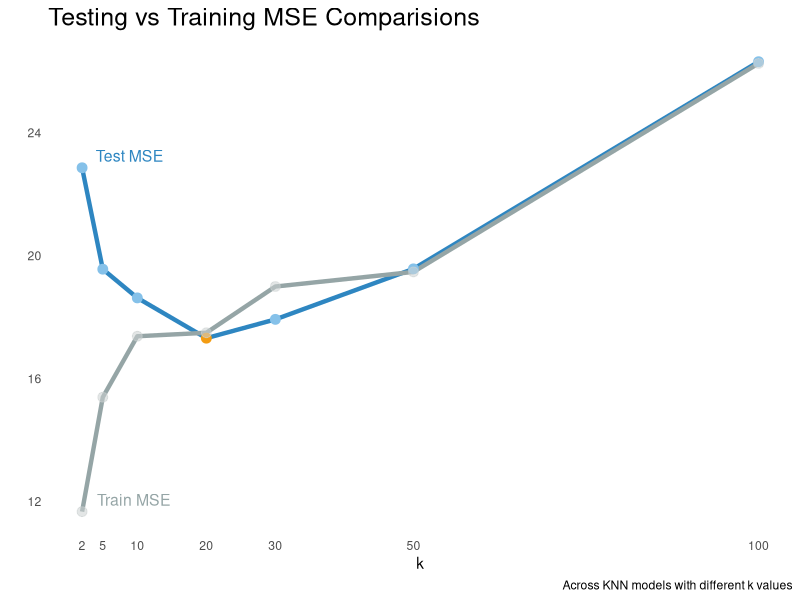
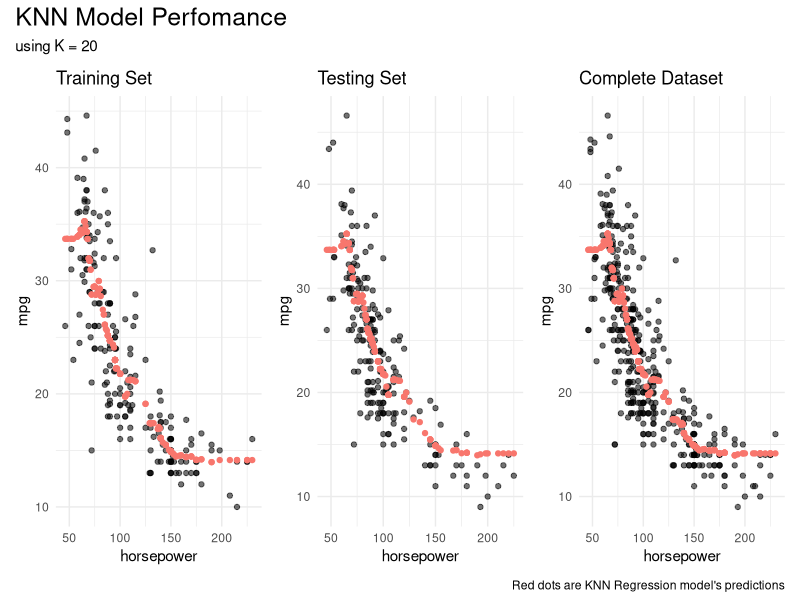
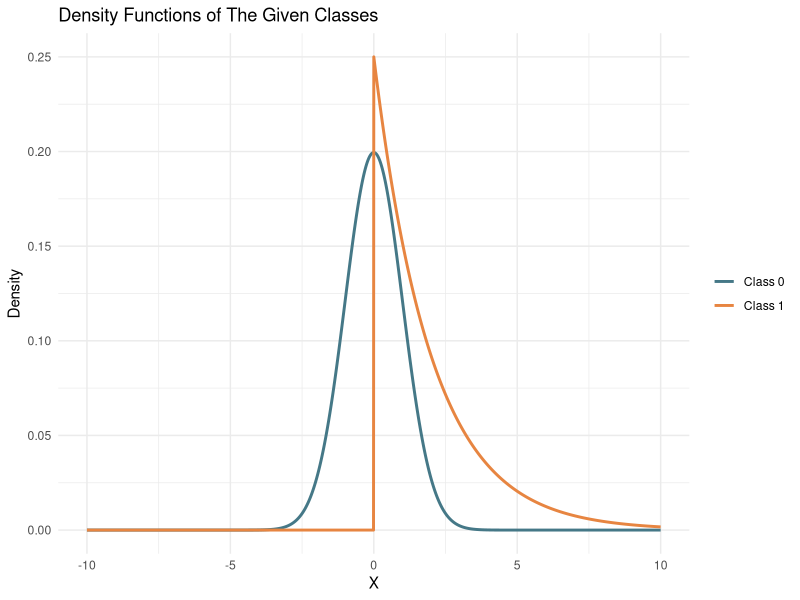
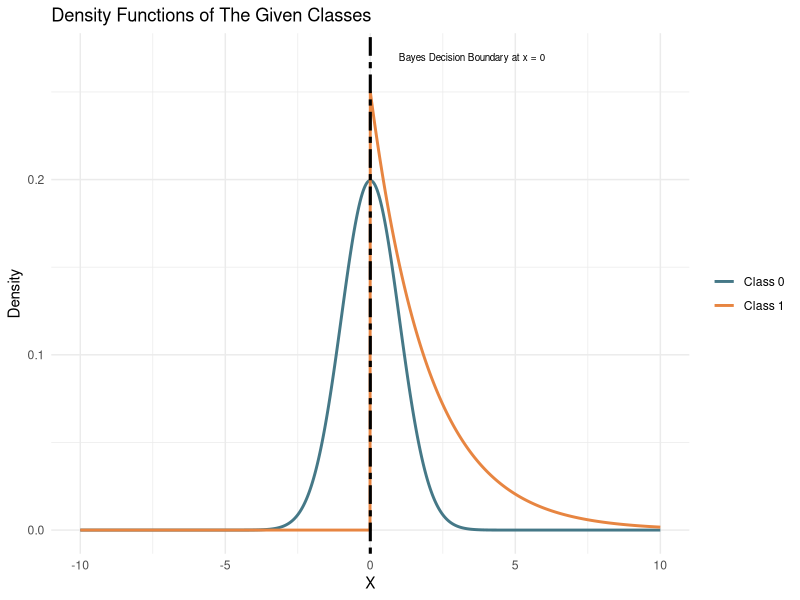

Source code (R) for these figures, in order:
## ---- chunk 1
knitr::opts_chunk$set(fig.pos = "H", out.extra = "")
library(tidyverse)
library(purrr)
library(patchwork)
library(magrittr)
theme_set(theme_minimal())
## ---- chunk 2
auto_train = read_csv('AutoTrain.csv')
auto_test = read_csv('AutoTest.csv')
## ---- chunk 3
## STAT318/462 kNN regression function

kNN <- function(k,x.train,y.train,x.pred) {
# 
## This is kNN regression function for problems with
## 1 predictor
#
## INPUTS
#
# k       = number of observations in nieghbourhood 
# x.train = vector of training predictor values
# y.train = vector of training response values
# x.pred  = vector of predictor inputs with unknown
#           response values 
#
## OUTPUT
#
# y.pred  = predicted response values for x.pred

## Initialize:
n.pred <- length(x.pred);		y.pred <- numeric(n.pred)

## Main Loop
for (i in 1:n.pred){
  d <- abs(x.train - x.pred[i])
  dstar = d[order(d)[k]]
  y.pred[i] <- mean(y.train[d <= dstar])		
}
## Return the vector of predictions
invisible(y.pred)
}
## ---- chunk 4
my_k <- c(2, 5, 10, 20, 30, 50, 100)
test_pred_values <- map(my_k, \(x) kNN(x, auto_train$horsepower, auto_train$mpg, auto_test$horsepower)) # Obtain predicted y using test data
## ---- chunk 5
# So now we have a list of lists contains the predicted values with different k
k_names <- map_chr(as.character(my_k), \(x) str_c('k=', x))
test_predictions <- set_names(data.frame(test_pred_values), k_names)

#Obtain MSE for the testing data
test_MSE <- test_predictions %>% 
  map_dbl(\(x) mean((auto_test$mpg - x)^2))
test_MSE
## ---- chunk 6
#Do the same thing to get training MSE
train_pred_values <- map(my_k, \(x) kNN(x, auto_train$horsepower, auto_train$mpg, auto_train$horsepower))
train_predictions <- set_names(data.frame(train_pred_values), k_names)
train_MSE <- train_predictions %>% 
  map_dbl(\(x) mean((auto_train$mpg - x)^2))
train_MSE
## ---- chunk 7
which(test_MSE == min(test_MSE))
## ---- chunk 8
which(train_MSE == min(train_MSE))
## ---- chunk 9
mse_df <- cbind(k=my_k,test_MSE, train_MSE)

ggplot(data = mse_df, aes(x = k)) + 
  geom_line(aes(y = test_MSE, color = 'Test'), color = '#2E86C1', linewidth = 1.5) +
  geom_line(aes(y = train_MSE, color = 'Train'), color = '#95A5A6', linewidth = 1.5) +
  annotate("text", x = 2, y = test_MSE[1], label = "Test MSE", vjust = -0.5, hjust = -0.2, color = "#2E86C1", size = 4) +
  annotate("text", x = 2, y = train_MSE[1], label = "Train MSE", vjust = -0.5, hjust = -0.2, color = "#95A5A6", size = 4) +
  scale_x_continuous(breaks = my_k) +
  geom_point(aes(y = test_MSE), color = ifelse(my_k== 20, "#F39C12", "#85C1E9"), size = 3)+
  geom_point(aes(y = train_MSE, alpha=1.), color = '#CCD1D1', size = 3)+
  theme(panel.grid = element_blank(),
        plot.title = element_text(size = 18)) +
  labs(
    title='Testing vs Training MSE Comparisions',
    x = 'k', y = '',
    caption = 'Across KNN models with different k values'
  ) +
  guides(color='none', alpha='none')
## ---- chunk 10
p1 <- ggplot(data=auto_train) +
  geom_point(aes(x=horsepower, y=mpg, alpha=1.)) +
  ggtitle('Training Set') +
  geom_point(aes(y = train_predictions$`k=20`, x=auto_train$horsepower, color = 'red')) + guides(color='none', alpha='none')

p2 <- ggplot(data=auto_test) +
  geom_point(aes(x=horsepower, y=mpg, alpha=1.)) +
  ggtitle('Testing Set') +
  geom_point(aes(y = test_predictions$`k=20`, x=auto_test$horsepower, color = 'red')) +guides(color='none', alpha='none')

# For complete dataset
auto <- rbind(auto_train, auto_test)
modelk20_predictions <- kNN(20, auto_train$horsepower, auto_train$mpg, auto$horsepower)

p3 <- ggplot(data=auto) +
  geom_point(aes(x=horsepower, y=mpg, alpha=1.)) +
  geom_point(aes(y = modelk20_predictions, x=auto$horsepower, color = 'red')) + guides(color='none', alpha='none') +
  ggtitle('Complete Dataset')

# Combine all plots
p1+p2+p3 + plot_annotation(
  title='KNN Model Perfomance', theme = theme(plot.title = element_text(size = 18)),
  subtitle='using K = 20',
  caption="Red dots are KNN Regression model's predictions"
) 
## ---- chunk 11
f0 <- function(x) dnorm(x, mean = 0, sd = 1)
f1 <- function(x) ifelse(x < 0, 0, 0.5 * exp(-0.5 * x))

x_values <- seq(-10, 10, by=0.01) 

df_class_0 <- data.frame(x = x_values, density = 0.5 * f0(x_values), class = "Class 0")
df_class_1 <- data.frame(x = x_values, density = 0.5 * f1(x_values), class = "Class 1")
df_combined <- rbind(df_class_0, df_class_1)

plot_q3 <- ggplot(df_combined, aes(x = x, y = density, color = class)) +
  geom_line(linewidth = 1) +
  labs(x = "X", y = 'Density', title = "Density Functions of The Given Classes",
       color = NULL) +
  scale_color_manual(values = c("#457887", "#E78541"))
plot_q3
## ---- chunk 12
plot_q3 +
  geom_vline(xintercept =0, linetype='twodash', linewidth=1.05) +
  annotate("text", x = 3.5, y = 0.27, label = "Bayes Decision Boundary at x = 0", color = "black", size = 2.5)
## ---- chunk 13
n_samples <- 1000
set.seed(75381613)

test_values0 <- data.frame(x = rnorm(n_samples, 0, 1), class = 'Class 0')
test_values1 <- data.frame(x = rexp(n_samples, rate=1/2), class = 'Class 1') # rate = lambda = 1/2

test_data <- rbind(test_values0, test_values1)

# Using Bayes Decision Boundary x = 0
test_data$prediction <- ifelse(test_data$x > 0, "Class 1", "Class 0")
test_data %>% head()
## ---- chunk 14
# Now we can calculate the false classification rate for each class
false_class_0 <- test_data %>% 
  filter(class == 'Class 0' & prediction == 'Class 1') %>% 
  nrow()

false_class_1 <- test_data %>% 
  filter(class == 'Class 1' & prediction == 'Class 0') %>% 
  nrow()

print(paste('The proportion of falsely classified elements of class 0 is: ', false_class_0 / n_samples))
print(paste('The proportion of falsely classified elements of class 1 is: ', false_class_1 / n_samples))
